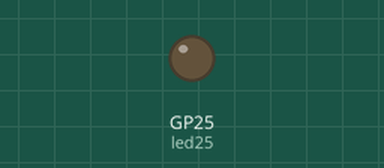
Bench run of a program on a simulated Raspberry Pi Pico running MicroPython. On the bench: output pins drawn as LEDs (lit = HIGH). What the program prints to the serial console is not drawn.

Above: at 0.5 s.
At 23.5 s:
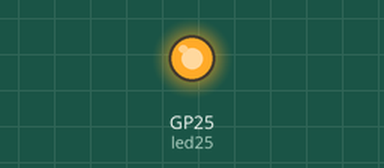
Timing chart, 0 to 26.1 s (numbered marks = the images above):
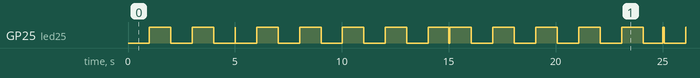

The program:

lesson6_2.py
```python
from machine import Pin
import time

start1 = time.ticks_ms()
start2 = time.ticks_ms()
start3 = time.ticks_ms()
led25 = Pin('LED',Pin.OUT)
ledStatus = False

while True:
    if time.ticks_diff(time.ticks_ms(), start1) >= 1000:
        print('過1秒')
        start1 = time.ticks_ms()
        ledStatus = not ledStatus
        led25.value(ledStatus)
    if time.ticks_diff(time.ticks_ms(), start2) >= 5000:
        print('過5秒')
        start2 = time.ticks_ms()
        ledStatus = not ledStatus
        led25.value(ledStatus)
    if time.ticks_diff(time.ticks_ms(), start3) >= 10000:
        print('過10秒')
        start3 = time.ticks_ms()
        ledStatus = not ledStatus
        led25.value(ledStatus)
```

Measured:
- by itself, GP25 (led25): moves between LOW and HIGH, repeating every 20.1 s
